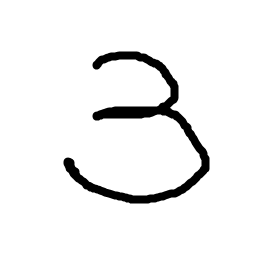
#> input picture Python/AI/PyTorch_Book-main/src/myDigits/3.png, 280 x 280 px, found by its file name
$ python convert.py
#> lines starting #> are read from the running program, lines starting #| are printed output that depends on the picture
from PIL import Image,ImageOps
import matplotlib.pyplot as plt
#自己画图的存放地址
picture=Image.open(r'3.png')
#> picture is the input picture: PIL image 280x280 RGB; min 0, max 255, mean 242.8
# print(picture)
# print(picture.mode)
# print(picture.getpixel((15,10)))
picture_L=picture.convert('L',)
# [4 lines of commented-out code are left out]
inverted_image=ImageOps.invert(picture_L)#因为画图软件是白底黑字，与MNIST相反，所以要反转一下
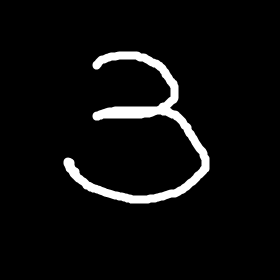
#> inverted_image: PIL image 280x280 L; min 0, max 255, mean 12.2
# plt.figure(figsize=(15,15))
# plt.tick_params(colors='white')#设置图片坐标刻度颜色
######生成的图像已经归一化，像素点数值在0-1之间
inverted_image.save(r'3_gray.png')#保存转化后的图像
plt.figure(figsize=(15,10))
plt.tick_params(colors='white')  #设置坐标刻度颜色
plt.imshow(inverted_image)  #显示要预测的瑞利图（默认显示）

$ run again, with Python/AI/PyTorch_Book-main/src/myDigits/4.png copied over Python/AI/PyTorch_Book-main/src/myDigits/3.png
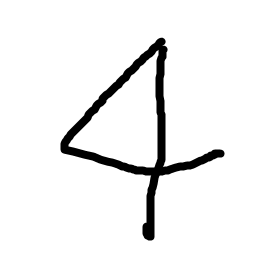
#> input picture Python/AI/PyTorch_Book-main/src/myDigits/4.png, 280 x 280 px, found by its file name
#> picture is the input picture: PIL image 280x280 RGB; min 0, max 255, mean 241.6
#> `inverted_image=ImageOps.invert(picture_L)#因为画图软件是白底黑字，与MNIST相反，所以要反转一下`:
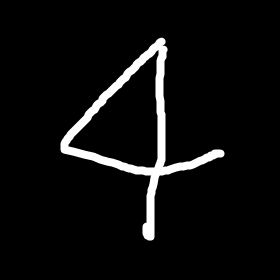
#> inverted_image: PIL image 280x280 L; min 0, max 255, mean 13.4

$ run again, with Python/AI/PyTorch_Book-main/src/myDigits/5.png copied over Python/AI/PyTorch_Book-main/src/myDigits/3.png
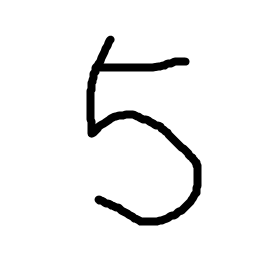
#> input picture Python/AI/PyTorch_Book-main/src/myDigits/5.png, 280 x 280 px, found by its file name
#> picture is the input picture: PIL image 280x280 RGB; min 0, max 255, mean 242.8
#> `inverted_image=ImageOps.invert(picture_L)#因为画图软件是白底黑字，与MNIST相反，所以要反转一下`:
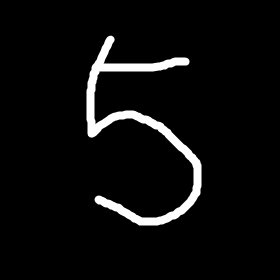
#> inverted_image: PIL image 280x280 L; min 0, max 255, mean 12.2

$ run again, with Python/AI/PyTorch_Book-main/src/myDigits/6.png copied over Python/AI/PyTorch_Book-main/src/myDigits/3.png
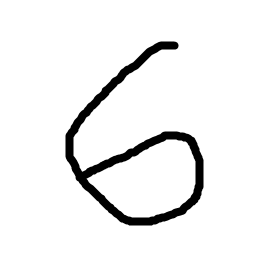
#> input picture Python/AI/PyTorch_Book-main/src/myDigits/6.png, 280 x 280 px, found by its file name
#> picture is the input picture: PIL image 280x280 RGB; min 0, max 255, mean 241.5
#> `inverted_image=ImageOps.invert(picture_L)#因为画图软件是白底黑字，与MNIST相反，所以要反转一下`:
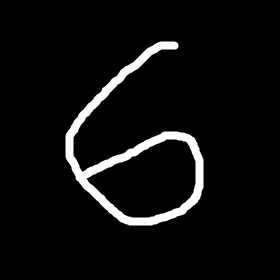
#> inverted_image: PIL image 280x280 L; min 0, max 255, mean 13.5
